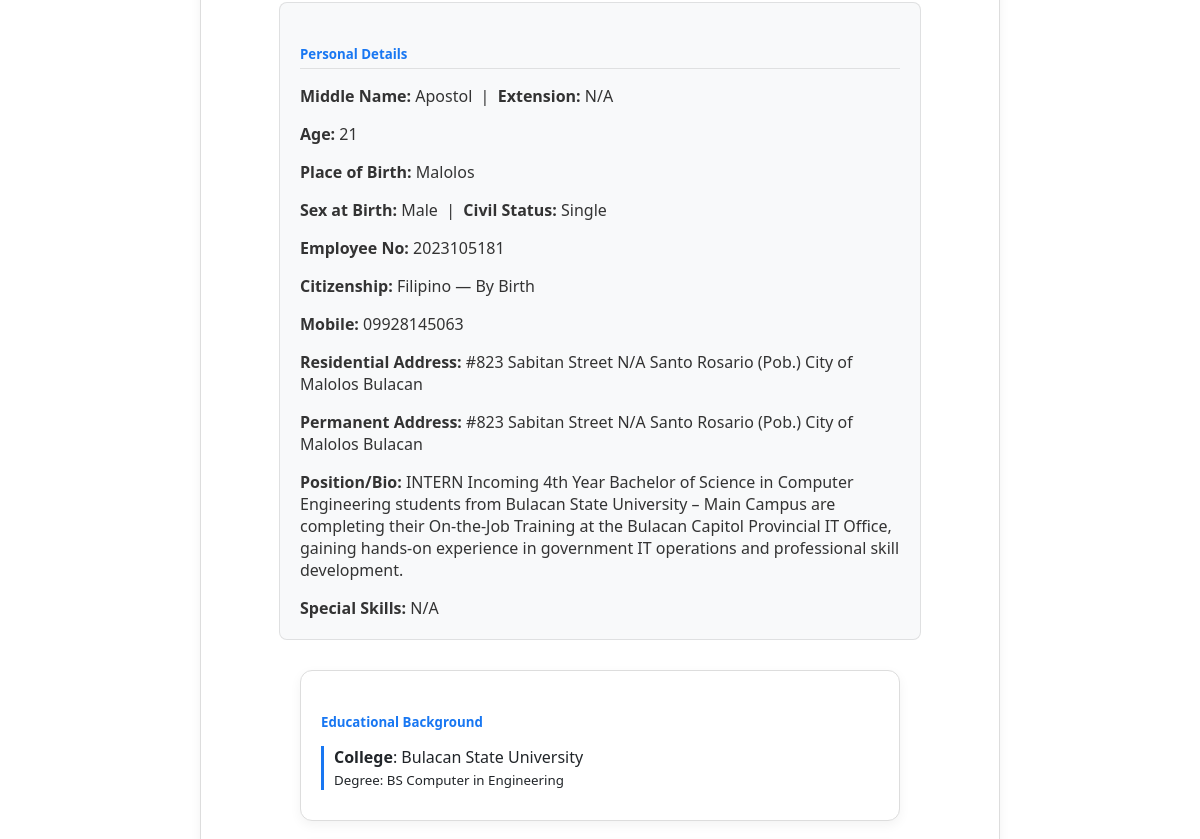
/user/Kiel_Sebastian/ (signed in, middle part), run on an earlier commit of the app's database.
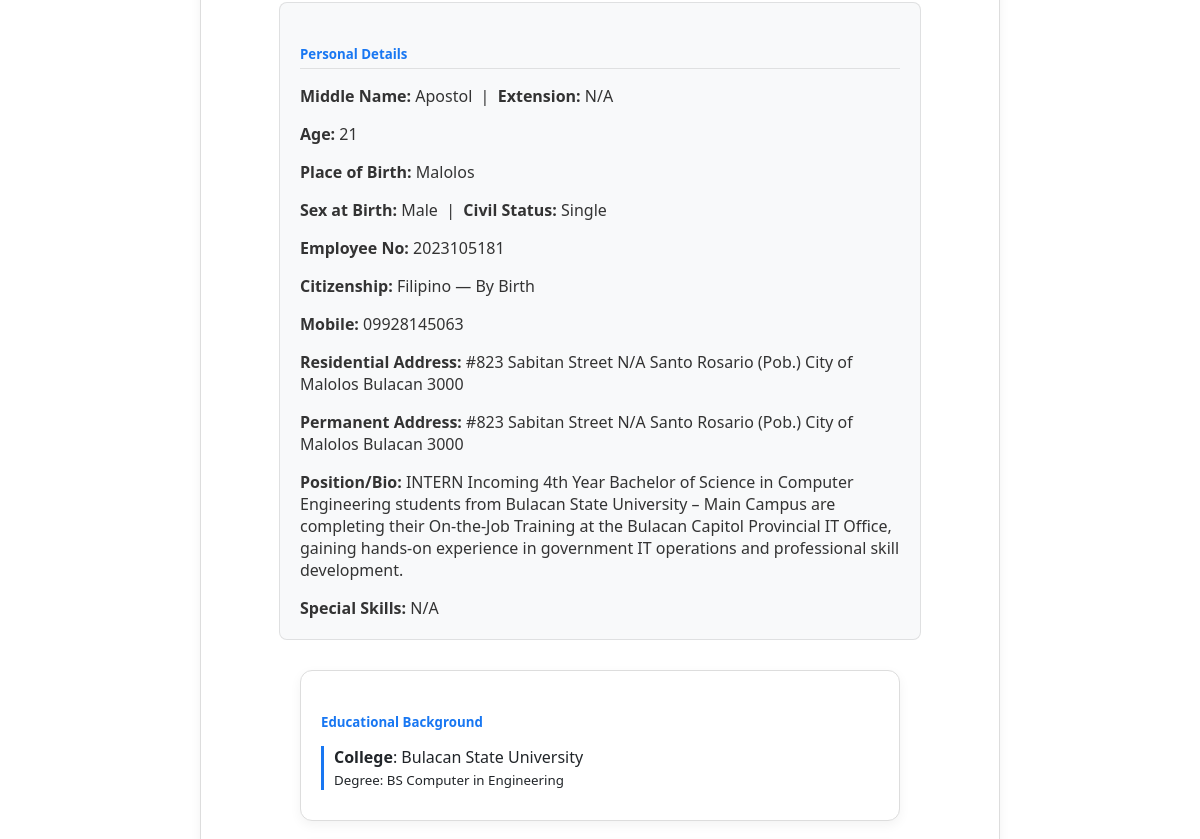
And on a later commit of the database.
### blog/models.py (models this page shows, shortened)
class Address(models.Model):
    ADDRESS_TYPE_CHOICES = [
        ('Residential', 'Residential'),
        ('Permanent', 'Permanent'),
    ]
    user = models.ForeignKey(User, on_delete=models.CASCADE, related_name='pds_addresses')
    address_type = models.CharField(max_length=20, choices=ADDRESS_TYPE_CHOICES, default='Residential')
    house_block_lot = models.CharField(max_length=100, blank=True, null=True)
    street = models.CharField(max_length=100, blank=True, null=True)
    subdivision_village = models.CharField(max_length=100, blank=True, null=True)
    barangay = models.CharField(max_length=100, blank=True, null=True)
    city_municipality = models.CharField(max_length=100, blank=True, null=True)
    province = models.CharField(max_length=100, blank=True, null=True)
    zip_code = models.CharField(max_length=10, blank=True, null=True)
    class Meta: db_table = 'pds_addresses'

### blog/views.py (the view)
# urls.py: path('user/<str:username>/', views.user_profile_view, name='user-profile'),
def user_profile_view(request, username):
    from datetime import date as date_type
    profile_user = get_object_or_404(User, username=username)
    user_posts = Post.objects.filter(author=profile_user).order_by('-date_posted')
    can_view_full_pds = (request.user == profile_user or request.user.is_superuser)
    profile_age = None
    try:
        bd = profile_user.profile.birth_date
        if bd:
            today = date_type.today()
            profile_age = today.year - bd.year - (
                (today.month, today.day) < (bd.month, bd.day)
            )
    except Profile.DoesNotExist:
        pass
    context = {
        'profile_user': profile_user,
        'posts': user_posts,
        'can_view_full_pds': can_view_full_pds,
        'profile_age': profile_age,
    }
    return render(request, 'blog/user_profile.html', context)

### blog/models.py (called while the page is built)
    def __str__(self): return self.name

    def __str__(self): return self.name

    def __str__(self): return self.name

    def __str__(self): return self.name

    def __str__(self): return self.name

### blog/templates/blog/user_profile.html (shortened to what the changed rows need)
{% extends "blog/base.html" %}
{% block content %}
<div class="card profile-main-card" style="text-align: center; padding: 40px; margin-top: 20px;">
    {% if can_view_full_pds %}
        <div class="profile-details-box" style="text-align: left; padding: 20px; border-radius: 8px; margin: 0 auto 30px auto; max-width: 600px; border: 1px solid rgba(0,0,0,0.1);">
            <h5 style="border-bottom: 1px solid rgba(0,0,0,0.1); padding-bottom: 5px; margin-bottom: 15px; color: #1877F2;">Personal Details</h5>
            <p style="margin-bottom: 12px;">
                <strong>Middle Name:</strong> {{ profile_user.profile.middle_name|default:"N/A" }}
                &nbsp;|&nbsp;
                <strong>Extension:</strong> {{ profile_user.profile.name_extension|default:"N/A" }}
            </p>
            <p style="margin-bottom: 12px;">
                <strong>Age:</strong> {% if profile_age %}{{ profile_age }}{% else %}N/A{% endif %}
            </p>
            <p style="margin-bottom: 12px;"><strong>Place of Birth:</strong> {{ profile_user.profile.place_of_birth|default:"N/A" }}</p>
            <p style="margin-bottom: 12px;">
                <strong>Sex at Birth:</strong> {{ profile_user.profile.gender_3nf|default:"Not specified" }}
                &nbsp;|&nbsp;
                <strong>Civil Status:</strong> {{ profile_user.profile.civil_status_3nf|default:"N/A" }}
            </p>
            <p style="margin-bottom: 12px;"><strong>Employee No:</strong> {{ profile_user.profile.employee_number|default:"N/A" }}</p>
            <p style="margin-bottom: 12px;">
                <strong>Citizenship:</strong> {{ profile_user.profile.citizenship_3nf|default:"N/A" }}
                {% if profile_user.profile.citizenship_3nf and profile_user.profile.citizenship_3nf|stringformat:"s" == "Filipino" %}
                    — {{ profile_user.profile.citizenship_acquisition_3nf|default:"" }}
                {% endif %}
            </p>
            <p style="margin-bottom: 12px;"><strong>Mobile:</strong> {{ profile_user.profile.mobile_number|default:"N/A" }}</p>
            {% with perm_addr=profile_user.pds_addresses.all %}
            {% for addr in perm_addr %}
                {% if addr.address_type == "Permanent" %}
                <p style="margin-bottom: 12px;">
                    <strong>Permanent Address:</strong>
                    {{ addr.house_block_lot|default:"" }}
                    {{ addr.street|default:"" }}
                    {{ addr.subdivision_village|default:"" }}
                    {{ addr.barangay|default:"" }}
                    {{ addr.city_municipality|default:"" }}
                    {{ addr.province|default:"" }}
                    {% if addr.zip_code %}{{ addr.zip_code }}{% endif %}
                </p>
                {% endif %}
                {% if addr.address_type == "Residential" %}
                <p style="margin-bottom: 12px;">
                    <strong>Residential Address:</strong>
                    {{ addr.house_block_lot|default:"" }}
                    {{ addr.street|default:"" }}
                    {{ addr.subdivision_village|default:"" }}
                    {{ addr.barangay|default:"" }}
                    {{ addr.city_municipality|default:"" }}
                    {{ addr.province|default:"" }}
                    {% if addr.zip_code %}{{ addr.zip_code }}{% endif %}
                </p>
                {% endif %}
            {% empty %}
                <p style="margin-bottom: 12px;"><strong>Address:</strong> N/A</p>
            {% endfor %}
            {% endwith %}
            <p style="margin-bottom: 12px;"><strong>Position/Bio:</strong> {{ profile_user.profile.bio|default:"No description provided." }}</p>
            <p style="margin-bottom: 0;">
                <strong>Special Skills:</strong>
                {% with skills=profile_user.profile.special_skills.all %}
                    {% if skills %}
                        {% for s in skills %}{{ s.skill }}{% if not forloop.last %}, {% endif %}{% endfor %}
                    {% else %}
                        N/A
                    {% endif %}
                {% endwith %}
            </p>
        </div>
    {% endif %}
</div>
{% endblock %}

What changed in the data, as far as the page shows it:
changed Address (number 1 of 2 on the later page): zip_code (not shown) → "3000"
changed Address (number 2 of 2 on the later page): zip_code (not shown) → "3000"
